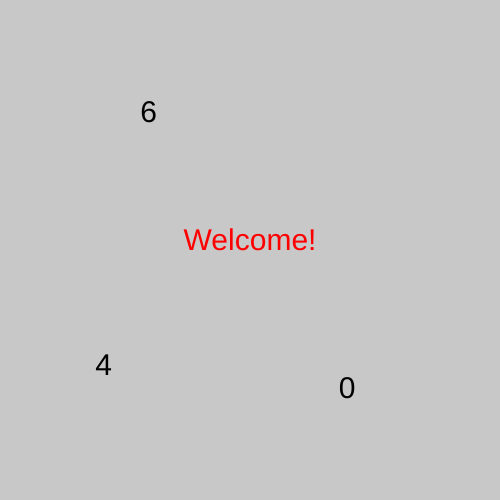
Frame 1 (no input)
Frame 60 (no input): identical to frame 1, image omitted
Frame 120 (the mouse pressed at the canvas centre since frame 60): identical to frame 1, image omitted

The p5.js sketch that drew this single still picture (run headless with seeded random() and noise() and a simulated clock; from frame 60 on, the mouse is pressed at the canvas centre):

// p5.js sketch
// ── sketch.js
function setup() {
  createCanvas(500, 500);
  background(200);
  textSize(30);
  textAlign(CENTER);

  //while many used to infinity loop
  //when i make infinity loop that i must make escape point
  while(true){
    let password = int (random(-10, 10));
    if(password == 5){
      //loop escape point
      break;
    }
    if(password < 0){
      //do not go to below code but do restart while
      continue;
    }
    fill(0);
    text(password, random(width), random(height));
  }
  fill(255, 0, 0);
  text('Welcome!', width/2, height/2);
}

//loop never end
function draw(){  

  //loop draw some line utilize for
  /*
  for(let y = 50; y < height; y+=50){
    stroke(255);
    line(0, y, width, y);
  }
  */

  //loop: draw some line utilize while
  /*
  //impotent valuable point 
    let y = 50; 

    while(y < height){
    
    stroke(255);
    line(0, y, width, y);
    y+=50;

  }*/

  //loop draw some line utilize do-while
  //draw some line until to y is become bigger than height
  /*let y = 50;
  do{
    stroke(255);
    line(0, y, width, y,);
    y+=50;
  }while(y < height);
  */
//don't use ';' at behind do but must use at behind while
//do-while must work at least one time
}
